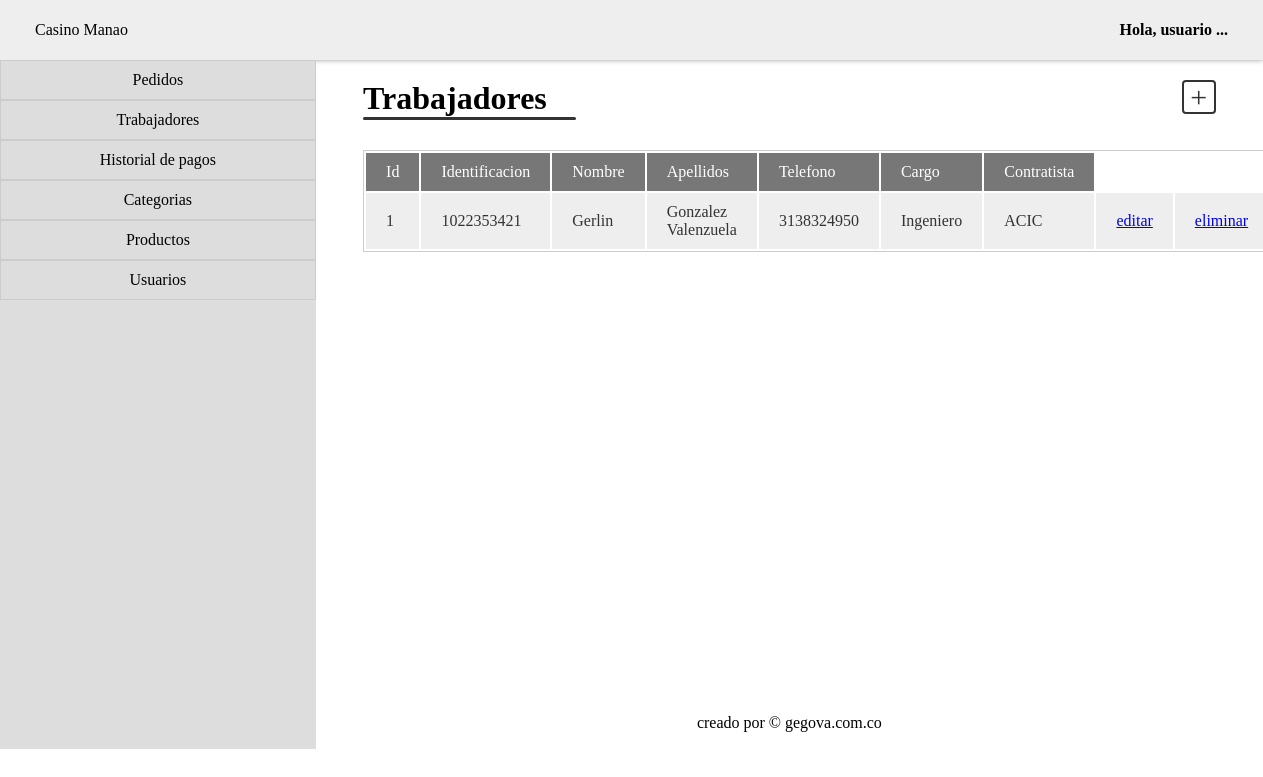
Page /trabajadores on the earlier database version.
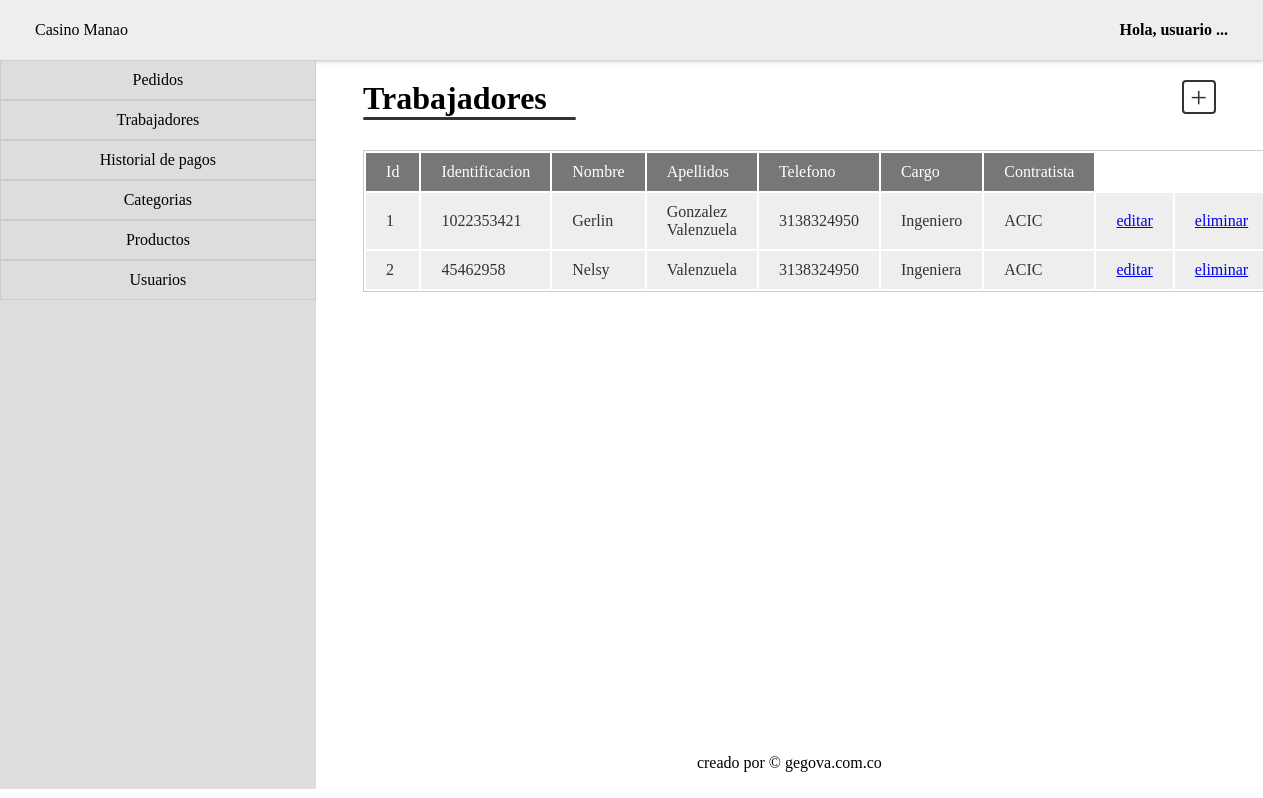
Same page on the later database version.
### worker/models.py (models this page shows, shortened)
class Worker(models.Model):
    dni = models.CharField(max_length=100, unique=True, verbose_name="dni")
    name = models.CharField(max_length=100, verbose_name="Nombre")
    last_name = models.CharField(max_length=150, verbose_name="Apellidos")
    phone = models.CharField(max_length=100, verbose_name="telefono")
    cargo = models.CharField(max_length=100, verbose_name="cargo")
    contratista = models.CharField(max_length=100, verbose_name="Contratista")

### worker/views.py (the view)
# urls.py: path('', include('worker.urls')),
def worker(request):
    workers = Worker.objects.all()
    return render(request, 'worker.html', {
        'title': 'Trabajadores',
        'workers': workers
    })

### worker/templates/worker.html
{% extends 'layouts/index.html' %} {% block title %} {{ title }} {% endblock %}
{% block content %}
<div class="hd-title">
  <h1>{{ title }}</h1>
  <div class="add"><a href="#">+</a></div>
</div>
<hr class="sep_title" />
<table class="table">
  <tr class="tb-title">
    <td>id</td>
    <td>Identificacion</td>
    <td>Nombre</td>
    <td>Apellidos</td>
    <td>Telefono</td>
    <td>Cargo</td>
    <td>Contratista</td>
  </tr>
  {% for worker in workers %}
  <tr class="tb-content">
    <td>{{worker.id}}</td>
    <td>{{worker.dni}}</td>
    <td>{{worker.name}}</td>
    <td>{{worker.last_name}}</td>
    <td>{{worker.phone}}</td>
    <td>{{worker.cargo}}</td>
    <td>{{worker.contratista}}</td>
    <td><a href="#">editar</a></td>
    <td><a href="#">eliminar</a></td>
  </tr>
  {% endfor %}
</table>
{% endblock %}

Differences in the rows shown:
added Worker: id "2", dni "45462958", name "Nelsy", last_name "Valenzuela", phone "3138324950", cargo "Ingeniera", contratista "ACIC"
